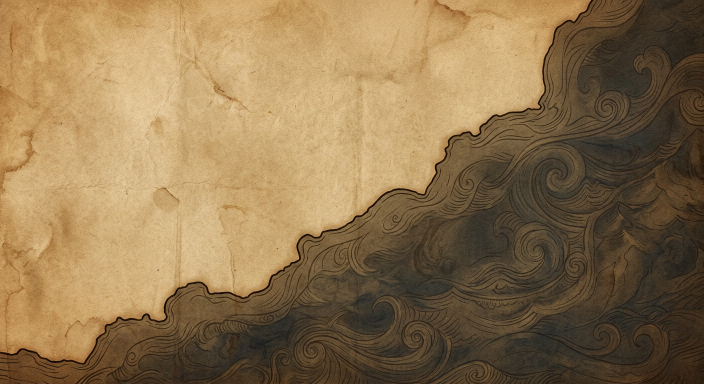
#> input picture src/assets/map/terrain/watchers-cliff-ground.png, 1408 x 768 px (shown at 1/2 size)
$ python prepare-map-dossier.py
#> lines starting #> are read from the running program, lines starting #| are printed output that depends on the picture
#!/usr/bin/env python3
"""Prepare the map's paper goods: the dossier's paper, sepia prints and stamp
grain, and the grounds of the roster cards.

The paper is cut from the map's own parchment (one shade lighter), so the
dossier and the map read as the same sheet stock. Prints are inked for
mix-blend-mode: multiply: near-white highlights let the paper show through.
A shared alpha mask dissolves every print into the sheet at a ragged edge, so
it reads as printed into the paper rather than a framed picture pasted on it.
The mask stays separate from the prints: the page stretches it over whatever
height the print gets, so a print cropped shorter still has no hard edge.

Roster cards are the same sheet again, dyed per faction: the card's paper
(dye, edge wear and the rule of its niche) is one image per faction, and each
character adds a colour field printed into the niche the way that sheet takes
ink. The game stacks the two under the portrait; nothing is filtered live.
The map's party figures are die-cut from card stock into standees: the same
standee stands on the map and, when that character joins the party, pops up
above the roster card slotted into a turned-wood base.

Requires Pillow + numpy; runs offline, never in the game. Sources are
read-only. Run with --check to verify the checked-in outputs without writes.
"""
from __future__ import annotations

import argparse
import colorsys
from io import BytesIO
from pathlib import Path

import numpy as np
from PIL import Image, ImageDraw, ImageFilter

ROOT = Path(__file__).resolve().parents[1]
OUT = ROOT / "src/assets/map/dossier"
# name: (source, vertical focus of the crop, cinnabar spot ink)
PRINTS = {
    "weathered-sanctum": (ROOT / "src/assets/map/quest-backgrounds/weathered-sanctum.jpg", .3, False),
    "abandoned-watchtower": (ROOT / "src/assets/map/quest-backgrounds/abandoned-watchtower.jpg", .36, False),
    "tidecall-grotto": (ROOT / "src/assets/map/quest-backgrounds/tidecall-grotto.jpg", .5, False),
    # The manor's red threads are its story motif; they survive as a cinnabar spot ink.
    "old-manor-hall": (ROOT / "src/assets/backgrounds/old-manor/welcoming-hall.jpg", .18, True),
}
GROUND = ROOT / "src/assets/map/terrain/watchers-cliff-ground.png"
# The ground's clean top-left parchment (rows, cols), clear of the coastline.
GROUND_CLEAN = (slice(6, 446), slice(8, 648))
PRINT_SIZE = (960, 400)
MASK_SIZE = (480, 200)
# How far in from each side (left, top, right, bottom) the print takes to
# dissolve, as a fraction of that side. The foot runs longest so the text
# below can rise out of it.
FADE = (.13, .17, .13, .27)
PAPER_SIZE = (880, 1280)
GRAIN_SIZE = (256, 256)
# Ink → wash → bare paper. Under multiply the white end is the dossier paper
# itself, so a print reads as printed on the sheet, not pasted over it.
RAMP = np.array([[40, 26, 14], [112, 80, 50], [190, 158, 118], [255, 251, 242]], dtype=float)
RAMP_AT = np.array([0, .36, .68, 1])
CINNABAR = np.array([168, 52, 34], dtype=float)

ROSTER_OUT = ROOT / "src/assets/map/roster"
PORTRAITS = ROOT / "src/assets/characters/portraits"
FIGURES = ROOT / "src/assets/map/party-figures"
# A standee keeps its figure's 512 canvas, so the shared foot calibration
# (partyFigureCalibration.ts) places it exactly where it placed the figure.
STANDEE_SIZE = (512, 512)
# Bare card stock round the print, and the darker edge a cutting die leaves.
STANDEE_STOCK = np.array([248, 234, 206]) / 255
STANDEE_CUT = np.array([52, 34, 20]) / 255
# The base a roster card's standee is slotted into: a turned walnut disc with a
# stepped foot, a brass band and a brass inlay ring, seen a little from above.
# Design px (the roster CSS places it by the slot), baked at 2.5x. The slot runs
# across the top face at (x0, yt); the foot's lowest point is yt + side + ryb.
STANDEE_BASE = FIGURES / "standee-base.webp"
BASE_SCALE = 2.5
BASE = dict(w=150, h=58, x0=75, yt=15, rx=60, ry=13.5, side=13, step=.62, rxb=62.5, ryb=14)
# Brass as on the map frame (map.css), walnut as the frame's rails.
WALNUT = np.array([118, 78, 45]) / 255
WALNUT_GRAIN = np.array([64, 38, 20]) / 255
BRASS = np.array([194, 155, 88]) / 255
BRASS_LIGHT = np.array([246, 222, 158]) / 255
BRASS_SHADE = np.array([108, 74, 34]) / 255
# Roster cards are 158 x 270 design px, baked at 2x. The colour field fills the
# niche (design 9, 9, 140 x 184) and fades out above the name.
CARD_SIZE = (316, 540)
NICHE_BOX = (18, 18, 280, 368)
# Where the head sits on every card: the backlight and its rays start here.
HALO = (158, 92)
# One sheet, three dyes. A faction keeps the parchment's stains and folds and
# changes only the dye, the niche its colour prints into and the ink of the rule:
#   the hero party's commissions: plain parchment, round arch, brown ink;
#   the demon cadre's contracts: blue paper, pointed arch, chalk;
#   the demon lord's decrees: purple vellum, trefoil arch, gold.
# dye is a Lab (L, a, b) target; crop is the card's corner on the sheet;
# light is the backlight inside the niche.
FACTIONS = {
    "hero-party": dict(dye=None, crop=(60, 120), niche="round", ink=(58, 38, 21), ink_alpha=.55, light=(252, 242, 220)),
    "demon-cadre": dict(dye=(32, -3, -10), crop=(470, 330), niche="pointed", ink=(223, 231, 230), ink_alpha=.5, light=(214, 230, 230)),
    "demon-lord": dict(dye=(23, 23, 1), crop=(300, 690), niche="trefoil", ink=(217, 180, 106), ink_alpha=.7, light=(242, 204, 133)),
}
# Whose card goes on which sheet. Mirrors the archive's affiliation tones
# (src/content/characters/identities.ts); src/assets/map/roster/catalog.test.ts
# holds the two together.
CARDS = {
    "eustice": "hero-party", "elora": "hero-party", "kororo": "hero-party", "norma": "hero-party",
    "marietta": "demon-cadre", "alvitr": "demon-cadre", "lenore": "demon-cadre", "vivienne": "demon-cadre",
    "abyssa": "demon-lord",
}
# Each card is printed in one spot colour, the portrait's strongest hue. These
# two wear their signature colour on a small accent, so it is named here.
SPOT = {
    "elora": "#c99a3e",
    "marietta": "#9c3f48",
}


def ramp(value):
    """Gradient-map a 0..1 luminance through the sepia ink ramp."""
    channels = [np.interp(value, RAMP_AT, RAMP[:, i]) for i in range(3)]
    return np.stack(channels, axis=-1)


def periodic_noise(size, sigma, seed):
    """Gaussian-blurred noise on a torus, so the tile repeats without seams."""
    rng = np.random.default_rng(seed)
    noise = rng.standard_normal(size[::-1])
    fy = np.fft.fftfreq(size[1])[:, None]
    fx = np.fft.fftfreq(size[0])[None, :]
    kernel = np.exp(-2 * (np.pi * sigma) ** 2 * (fx ** 2 + fy ** 2))
    field = np.real(np.fft.ifft2(np.fft.fft2(noise) * kernel))
    return field / max(field.std(), 1e-6)


def print_crop(image, focus):
    """Crop a painting to the print's aspect, keeping the given vertical focus."""
    w, h = image.size
    crop_h = round(w * PRINT_SIZE[1] / PRINT_SIZE[0])
    top = round((h - crop_h) * focus)
    return image.crop((0, top, w, top + crop_h))


def print_mask():
    """Where the ink holds: solid in the middle, thinning out towards a ragged
    edge in broad lobes, with a dry-brush tooth along the way. Alpha only."""
    w, h = MASK_SIZE
    y, x = np.mgrid[0:h, 0:w] + .5
    reach = np.stack([x / (w * FADE[0]), y / (h * FADE[1]), (w - x) / (w * FADE[2]), (h - y) / (h * FADE[3])])
    # Soft minimum: the corners round off instead of meeting at a mitre.
    depth = -np.log(np.exp(-reach * 4).sum(axis=0)) / 4
    # The lobes scale with depth, so the outermost rim always stays bare paper.
    depth = depth * (1 + periodic_noise(MASK_SIZE, 23, 50) * .2) + periodic_noise(MASK_SIZE, 1.1, 51) * .028 - .04
    t = np.clip(depth, 0, 1)
    rgba = np.zeros((h, w, 4), dtype=np.uint8)
    rgba[..., 3] = np.uint8(np.rint(t * t * (3 - 2 * t) * 255))
    return Image.fromarray(rgba)


def red_spot(source, focus, size):
    """Thin red strokes, measured at full size before they blur into the paint."""
    with Image.open(source) as image:
        rgb = np.asarray(print_crop(image.convert("RGB"), focus), dtype=float) / 255
    mask = np.clip((rgb[:, :, 0] - rgb[:, :, 1:].max(axis=2) - .045) / .09, 0, 1)
    mask = Image.fromarray(np.uint8(mask * 255)).resize(size, Image.Resampling.BOX).filter(ImageFilter.GaussianBlur(.6))
    return np.clip(np.asarray(mask, dtype=float) / 255 * 2.2, 0, 1)[:, :, None]


def sepia_print(source, focus, spot):
    size = PRINT_SIZE
    with Image.open(source) as image:
        image = print_crop(image.convert("RGB"), focus).resize(size, Image.Resampling.LANCZOS)
    rgb = np.asarray(image, dtype=float) / 255
    lum = rgb @ np.array([.299, .587, .114])
    # The paintings are night scenes; stretch their own range before the ramp
    # so stone, water and light keep separate tones on paper.
    low, high = np.percentile(lum, [1, 99.6])
    lum = np.clip((lum - low) / max(high - low, 1e-6), 0, 1) ** .78
    # Local contrast in the manner of an etched plate: lift edges, not noise.
    blur = np.asarray(Image.fromarray(np.uint8(lum * 255)).filter(ImageFilter.GaussianBlur(14)), dtype=float) / 255
    lum = np.clip(lum + (lum - blur) * .55, 0, 1)
    grain = periodic_noise(size, .9, 7) * .018
    lum = np.clip(lum + grain, 0, 1)
    out = ramp(lum)
    if spot:
        weight = red_spot(source, focus, size) * .85
        shade = out.mean(axis=2, keepdims=True) / 255
        out = out * (1 - weight) + CINNABAR * (.55 + .6 * shade) * weight
    return Image.fromarray(np.uint8(np.clip(np.rint(out), 0, 255)))


def srgb_to_lab(rgb):
    c = rgb / 255
    c = np.where(c > .04045, ((c + .055) / 1.055) ** 2.4, c / 12.92)
    xyz = c @ np.array([[.4124, .2126, .0193], [.3576, .7152, .1192], [.1805, .0722, .9505]])
    xyz /= np.array([.95047, 1, 1.08883])
    f = np.where(xyz > .008856, np.cbrt(xyz), 7.787 * xyz + 16 / 116)
    return np.stack([116 * f[..., 1] - 16, 500 * (f[..., 0] - f[..., 1]), 200 * (f[..., 1] - f[..., 2])], axis=-1)


def lab_to_srgb(lab):
    fy = (lab[..., 0] + 16) / 116
    f = np.stack([fy + lab[..., 1] / 500, fy, fy - lab[..., 2] / 200], axis=-1)
    xyz = np.where(f > .2069, f ** 3, (f - 16 / 116) / 7.787) * np.array([.95047, 1, 1.08883])
    c = xyz @ np.array([[3.2406, -.9689, .0557], [-1.5372, 1.8758, -.2040], [-.4986, .0415, 1.0570]])
    c = np.where(c > .0031308, 1.055 * np.clip(c, 0, None) ** (1 / 2.4) - .055, 12.92 * c)
    return np.clip(c, 0, 1) * 255


def paper_sheet():
    """The map's own parchment, stood upright and lifted one shade.

    Stains, folds and fibres all come from the map; only the tone moves, so
    the dossier is visibly the same stock as the sheet it lies on."""
    with Image.open(GROUND) as image:
        ground = np.asarray(image.convert("RGB"), dtype=float)[GROUND_CLEAN]
    lab = srgb_to_lab(ground)
    mean = lab.reshape(-1, 3).mean(axis=0)
    # Lighter and calmer: stains keep ~70% of their depth, the hue stays warm.
    lab[..., 0] = 85.5 + (lab[..., 0] - mean[0]) * .7
    lab[..., 1] = 2.4 + (lab[..., 1] - mean[1]) * .62
    lab[..., 2] = 21 + (lab[..., 2] - mean[2]) * .62
    sheet = Image.fromarray(np.uint8(np.rint(lab_to_srgb(lab)))).rotate(90, expand=True)
    sheet = sheet.resize(PAPER_SIZE, Image.Resampling.LANCZOS)
    # The map is 1x; at 2x add the fine tooth a closer look would show.
    tooth = periodic_noise(PAPER_SIZE, .55, 31) * 1.6 + periodic_noise(PAPER_SIZE, 1.6, 32) * 1.1
    rgb = np.asarray(sheet, dtype=float) + tooth[:, :, None] * np.array([1.0, .94, .82])
    return Image.fromarray(np.uint8(np.clip(np.rint(rgb), 0, 255)))


def stamp_grain():
    """Alpha tile for rubber-stamp ink: mostly solid, with pits and starved
    patches where the paper's tooth refused the ink."""
    pits = periodic_noise(GRAIN_SIZE, .8, 41)
    starve = periodic_noise(GRAIN_SIZE, 9, 42)
    alpha = np.clip(1.15 - np.clip(pits - .9, 0, None) * .9 - np.clip(starve - .55, 0, None) * .55, 0, 1)
    rgba = np.zeros((*GRAIN_SIZE[::-1], 4), dtype=np.uint8)
    rgba[..., 3] = np.uint8(np.rint(alpha * 255))
    return Image.fromarray(rgba)


def smoothstep(edge0, edge1, value):
    t = np.clip((value - edge0) / (edge1 - edge0), 0, 1)
    return t * t * (3 - 2 * t)


# [8 lines left out: function rgb_to_hsv, not called in this run]


def niche_outline(shape):
    """The niche's rule as an open line from the left foot over the top to the
    right foot, in niche-local design px (140 x 184)."""
    if shape == "round":
        top = [(70 + 70 * np.cos(t), 70 - 70 * np.sin(t)) for t in np.linspace(np.pi, 0, 90)]
    elif shape == "pointed":
        # Two arcs of radius 100 struck from the far springing points.
        r = 100.0
        rise = np.sqrt(r * r - (r - 70) ** 2)
        apex = np.arctan2(-rise, 70 - r) + 2 * np.pi
        left = [(r + r * np.cos(t), rise + r * np.sin(t)) for t in np.linspace(np.pi, apex, 70)]
        top = left + [(140 - x, y) for x, y in reversed(left[:-1])]
    else:
        # Trefoil: two side lobes and a raised centre lobe, cusps pointing in.
        lobes = [(31, 66, 31), (70, 40, 40), (109, 66, 31)]
        top = []
        for index, (cx, cy, r) in enumerate(lobes):
            for t in np.linspace(np.pi, 2 * np.pi, 240):
                x, y = cx + r * np.cos(t), cy + r * np.sin(t)
                inside = any((x - ox) ** 2 + (y - oy) ** 2 < (orad - .01) ** 2
                             for other, (ox, oy, orad) in enumerate(lobes) if other != index)
                if not inside:
                    top.append((x, y))
        top.sort(key=lambda point: point[0])
    return [(0, 184)] + top + [(140, 184)]


def rasterize(points, width=None):
    """Anti-aliased card-sized coverage of the niche, or of its rule when a
    line width (card px) is given."""
    scale = 4
    image = Image.new("L", (CARD_SIZE[0] * scale, CARD_SIZE[1] * scale), 0)
    draw = ImageDraw.Draw(image)
    left, top = NICHE_BOX[:2]
    path = [((left + x * 2) * scale, (top + y * 2) * scale) for x, y in points]
    if width is None:
        draw.polygon(path, fill=255)
    else:
        draw.line(path, fill=255, width=round(width * scale), joint="curve")
    return np.asarray(image.resize(CARD_SIZE, Image.Resampling.LANCZOS), dtype=float) / 255


def spot_colour(card):
    """A card's spot colour, 0..1 RGB: named, or the portrait's strongest hue
    brought into the range a field can carry."""
    if card in SPOT:
        return np.array([int(SPOT[card][i:i + 2], 16) for i in (1, 3, 5)], dtype=float) / 255
    with Image.open(PORTRAITS / f"{card}.png") as image:
        rgba = np.asarray(image.convert("RGBA").resize((176, 368)), dtype=float) / 255
    hsv = rgb_to_hsv(rgba[..., :3][rgba[..., 3] > .8])
    hsv = hsv[(hsv[:, 1] > .32) & (hsv[:, 2] > .22) & (hsv[:, 2] < .97)]
    weight = np.histogram(hsv[:, 0], bins=24, range=(0, 1), weights=hsv[:, 1] * hsv[:, 2])[0]
    weight = weight + (np.roll(weight, 1) + np.roll(weight, -1)) * .5
    h, s, v = np.median(hsv[np.floor(hsv[:, 0] * 24) % 24 == np.argmax(weight)], axis=0)
    return np.array(colorsys.hsv_to_rgb(h, np.clip(s, .45, .85), np.clip(v, .42, .72)))


def card_sheet(sheet, faction):
    """The dossier's parchment cut to a card, dyed for the faction and worn at
    the edges. 0..1 RGB, before the niche rule is drawn."""
    spec = FACTIONS[faction]
    x, y = spec["crop"]
    rgb = sheet[y:y + CARD_SIZE[1], x:x + CARD_SIZE[0]]
    if spec["dye"] is not None:
        lab = srgb_to_lab(rgb * 255)
        mean = lab.reshape(-1, 3).mean(axis=0)
        # The dye takes the tone; stains and folds keep most of their depth.
        for channel, (target, keep) in enumerate(zip(spec["dye"], (.6, .4, .4))):
            lab[..., channel] = target + (lab[..., channel] - mean[channel]) * keep
        rgb = lab_to_srgb(lab) / 255
    w, h = CARD_SIZE
    y_, x_ = np.mgrid[0:h, 0:w] + .5
    edge = np.minimum.reduce([x_, y_, w - x_, h - y_]) / 2
    wear = np.clip(np.exp(-edge / 8) * (.85 + .25 * periodic_noise(CARD_SIZE, 10, 60)), 0, 1)[..., None]
    tint = np.array([.70, .52, .36]) if spec["dye"] is None else np.full(3, .55)
    return rgb * (1 - wear * .38 * (1 - tint))


def card_paper(sheet, faction):
    spec = FACTIONS[faction]
    rule = rasterize(niche_outline(spec["niche"]), width=2.2)[..., None] * spec["ink_alpha"]
    rgb = card_sheet(sheet, faction) * (1 - rule) + np.array(spec["ink"]) / 255 * rule
    return Image.fromarray(np.uint8(np.clip(np.rint(rgb * 255), 0, 255)))


def card_field(sheet, faction, card):
    """A character's colour field in their spot colour, printed the way the
    faction's sheet takes colour: ink under multiply on parchment, opaque paint on the dyed sheets.
    RGBA, niche-sized; it fades out above the name and stops inside the rule."""
    spec = FACTIONS[faction]
    paper = card_sheet(sheet, faction)
    top = spot_colour(card)
    # The foot of the field is the same ink laid deeper.
    h, s, v = colorsys.rgb_to_hsv(*top)
    foot = np.array(colorsys.hsv_to_rgb(h, min(s * 1.05, 1), v * .6))
    w, h = CARD_SIZE
    y, x = np.mgrid[0:h, 0:w] + .5
    depth = (y - NICHE_BOX[1]) / NICHE_BOX[3]
    mid = top * .72 + foot * .28
    colour = np.where(depth[..., None] < .52,
                      top + (mid - top) * np.clip(depth / .52, 0, 1)[..., None],
                      mid + (foot - mid) * np.clip((depth - .52) / .48, 0, 1)[..., None])
    # Distances in design px from the head: a soft backlight and 24 rays.
    dist = np.hypot(x - HALO[0], y - HALO[1]) / 2
    angle = np.arctan2(y - HALO[1], x - HALO[0])
    rays = ((np.cos(angle * 24) > .35) * smoothstep(150, 30, dist) * smoothstep(18, 40, dist))[..., None]
    halo = smoothstep(70, 20, dist)[..., None]
    dots = (np.hypot((x / 2) % 5 - 2.5, (y / 2) % 5 - 2.5) < 1.05)[..., None]
    light = np.array(spec["light"]) / 255
    if spec["dye"] is None:
        ink = colour + (light - colour) * halo
        ink = ink + (light - ink) * rays * .16
        field = paper * ink * (1 - .14 * dots)
    else:
        lum = paper @ np.array([.299, .587, .114])
        grain = np.clip(.9 + .14 * (lum - lum.mean()) / max(lum.std(), 1e-6), .7, 1.15)[..., None]
        field = paper + ((colour * .8 + paper * .2) * grain - paper) * .86
        field = field + (light * (.96 + (grain - .9) * .3) - field) * halo * .8
        field = field + (light - field) * rays * .13
        field = field * (1 - .12 * dots)
    inside = Image.fromarray(np.uint8(rasterize(niche_outline(spec["niche"])) * 255)).filter(ImageFilter.MinFilter(5))
    alpha = smoothstep(.98, .7, depth) * np.asarray(inside, dtype=float) / 255
    rgba = np.dstack([np.clip(field, 0, 1), alpha])
    left, top_ = NICHE_BOX[:2]
    rgba = rgba[top_:top_ + NICHE_BOX[3], left:left + NICHE_BOX[2]]
    return Image.fromarray(np.uint8(np.rint(rgba * 255)))


# [98 lines left out: functions gaussian, standee, standee_base, not called in this run]


def encode(image, lossless=False, quality=84):
    data = BytesIO()
    image.save(data, "WEBP", lossless=lossless, quality=quality, method=6)
    return data.getvalue()


def outputs():
    yield OUT / "paper-v2.webp", encode(paper_sheet(), quality=80)
    yield OUT / "stamp-grain-v1.webp", encode(stamp_grain(), lossless=True)
    yield OUT / "print-mask-v1.webp", encode(print_mask(), lossless=True)
    for name, (source, focus, spot) in PRINTS.items():
        yield OUT / f"print-{name}.webp", encode(sepia_print(source, focus, spot))
    sheet = np.asarray(paper_sheet(), dtype=float) / 255
    for faction in FACTIONS:
        yield ROSTER_OUT / f"paper-{faction}.webp", encode(card_paper(sheet, faction), quality=86)
    for card, faction in CARDS.items():
        yield ROSTER_OUT / f"field-{card}.webp", encode(card_field(sheet, faction, card), quality=86)
    for figure in sorted(FIGURES.glob("*.png")):
        yield FIGURES / f"standee-{figure.stem}.webp", encode(standee(figure.stem))
    yield STANDEE_BASE, encode(standee_base(), quality=90)


# [22 lines left out: functions verify_standee, verify_standee_base, not called in this run]


def verify_card(path, size, pixels, alpha):
    if path.name.startswith("paper-"):
        assert size == CARD_SIZE
        faction = path.stem.removeprefix("paper-")
        r, g, b = pixels.reshape(-1, 3).mean(axis=0)
        tone = (r + g + b) / 3
        if faction == "hero-party":
            assert tone > 170 and r > g > b, "hero cards stay on plain parchment"
        elif faction == "demon-cadre":
            assert 40 < tone < 110 and b > r, "cadre cards are dyed blue"
        else:
            assert 25 < tone < 90 and r > g and b > g, "the lord's card is dyed purple"
        assert pixels.mean(axis=2).std() > 3, "card sheet lost its stains and folds"
    else:
        assert size == NICHE_BOX[2:]
        h, w = alpha.shape
        assert alpha[-2:].max() < 8, "field must fade out above the name"
        assert max(alpha[0, 0], alpha[0, -1]) < 8, "field must stay inside the arch"
        assert alpha[h // 4, w // 2] > 240, "field must hold its colour behind the head"


def verify(path, data):
    with Image.open(BytesIO(data)) as image:
        size = image.size
        alpha = np.asarray(image.convert("RGBA"), dtype=float)[:, :, 3]
        pixels = np.asarray(image.convert("RGB"), dtype=float)
    if path == STANDEE_BASE:
        verify_standee_base(size, pixels, alpha)
    elif path.parent == FIGURES:
        verify_standee(path, size, pixels, alpha)
    elif path.parent == ROSTER_OUT:
        verify_card(path, size, pixels, alpha)
    elif path.name.startswith("paper"):
        assert size == PAPER_SIZE
        r, g, b = (pixels[:, :, i].mean() for i in range(3))
        assert r > g > b, "paper must stay warm"
        assert 195 < pixels.mean(axis=2).mean() < 225, "paper must be one shade lighter than the map"
        assert 4 < pixels.mean(axis=2).std() < 16, "paper lost its stains and folds"
    elif path.name.startswith("stamp-grain"):
        assert size == GRAIN_SIZE
        assert .8 < alpha.mean() / 255 < .97, "stamp grain should be mostly solid ink"
    elif path.name.startswith("print-mask"):
        assert size == MASK_SIZE
        rim = np.concatenate([alpha[:2].ravel(), alpha[-2:].ravel(), alpha[:, :2].ravel(), alpha[:, -2:].ravel()])
        assert rim.max() < 24, "mask rim must be bare paper"
        h, w = alpha.shape
        assert alpha[h // 3:h // 2, w // 3:w * 2 // 3].min() > 250, "mask centre must hold the ink"
    else:
        assert size == PRINT_SIZE
        r, g, b = (pixels[:, :, i].mean() for i in range(3))
        assert r > g > b, "print must stay sepia"
        assert pixels.mean(axis=2).std() > 28, "print lost its tonal range"
        assert pixels.max() > 240, "print highlights must reach near white to let the paper through"


def main():
    parser = argparse.ArgumentParser()
    parser.add_argument("--check", action="store_true")
    args = parser.parse_args()
    OUT.mkdir(parents=True, exist_ok=True)
    ROSTER_OUT.mkdir(parents=True, exist_ok=True)
    for path, data in outputs():
#> in paper_sheet, image is the input picture: PIL image 1408x768 RGB; mean R, G, B 141.2, 115.4, 78.8
#> in paper_sheet, `ground = np.asarray(image.convert("RGB"), dtype=float)[GROUND_CLEAN]`:
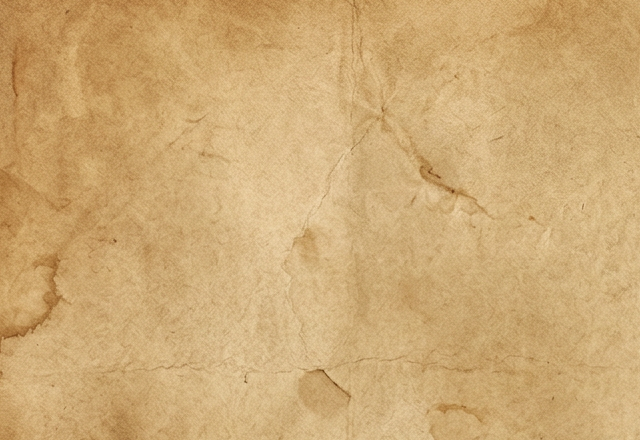
#> ground: shape (440, 640, 3) float64; mean R, G, B 205.6, 170.1, 116.6
#> in srgb_to_lab, `c = np.where(c > .04045, ((c + .055) / 1.055) ** 2.4, c / 12.92)`:
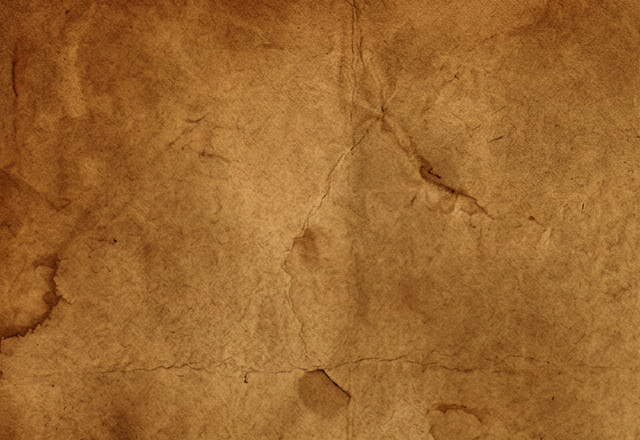
#> c: shape (440, 640, 3) float64; mean R, G, B 0.617, 0.407, 0.182
#> in srgb_to_lab, `xyz = c @ np.array([[.4124, .2126, .0193], [.3576, .7152, .1192], [.18..`:
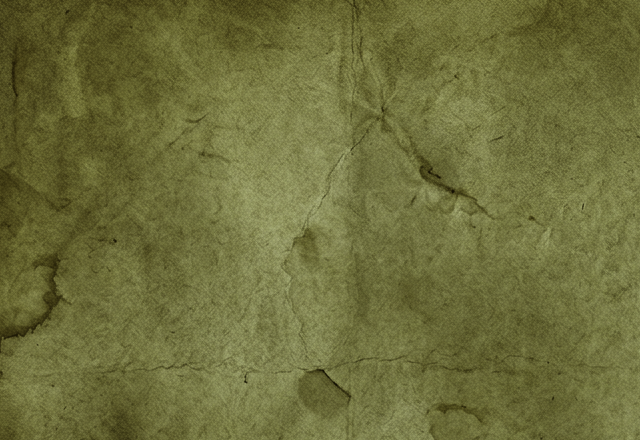
#> xyz: shape (440, 640, 3) float64; mean R, G, B 0.433, 0.435, 0.234
#> (the rest of the program and of its run is left out)
